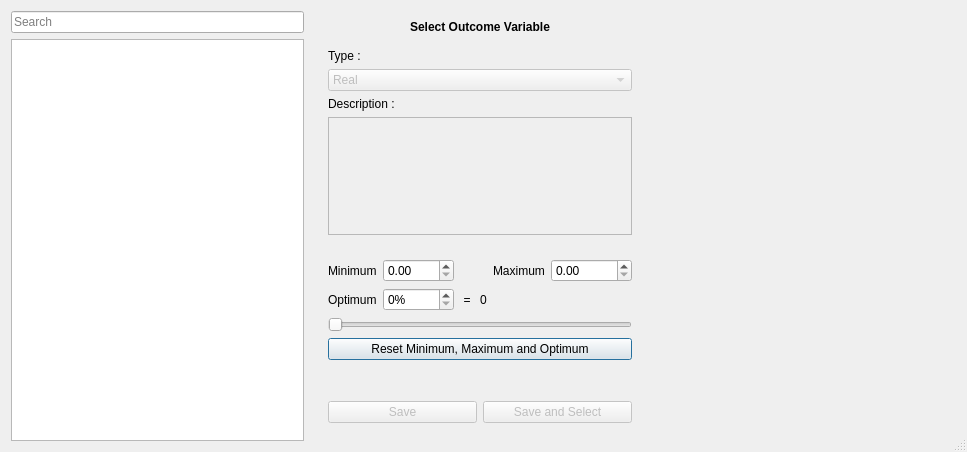
<?xml version="1.0" encoding="UTF-8"?>
<ui version="4.0">
 <class>SelectOutcomeDialog</class>
 <widget class="QDialog" name="SelectOutcomeDialog">
  <property name="windowModality">
   <enum>Qt::ApplicationModal</enum>
  </property>
  <property name="geometry">
   <rect>
    <x>0</x>
    <y>0</y>
    <width>967</width>
    <height>452</height>
   </rect>
  </property>
  <property name="windowTitle">
   <string>Select Outcome Variable</string>
  </property>
  <property name="locale">
   <locale language="English" country="UnitedStates"/>
  </property>
  <property name="sizeGripEnabled">
   <bool>true</bool>
  </property>
  <property name="modal">
   <bool>true</bool>
  </property>
  <layout class="QHBoxLayout" name="horizontalLayout" stretch="3,1,3">
   <item>
    <widget class="QFrame" name="frame_3">
     <property name="frameShape">
      <enum>QFrame::NoFrame</enum>
     </property>
     <property name="frameShadow">
      <enum>QFrame::Raised</enum>
     </property>
     <layout class="QVBoxLayout" name="verticalLayout_2">
      <property name="margin">
       <number>0</number>
      </property>
      <item>
       <widget class="QLineEdit" name="search_box">
        <property name="placeholderText">
         <string>Search</string>
        </property>
       </widget>
      </item>
      <item>
       <widget class="QTableView" name="tableView">
        <property name="minimumSize">
         <size>
          <width>100</width>
          <height>0</height>
         </size>
        </property>
        <property name="contextMenuPolicy">
         <enum>Qt::CustomContextMenu</enum>
        </property>
        <attribute name="horizontalHeaderStretchLastSection">
         <bool>true</bool>
        </attribute>
       </widget>
      </item>
     </layout>
    </widget>
   </item>
   <item>
    <widget class="QFrame" name="frame">
     <property name="minimumSize">
      <size>
       <width>340</width>
       <height>0</height>
      </size>
     </property>
     <property name="frameShape">
      <enum>QFrame::NoFrame</enum>
     </property>
     <property name="frameShadow">
      <enum>QFrame::Raised</enum>
     </property>
     <layout class="QVBoxLayout" name="verticalLayout">
      <item>
       <widget class="QLabel" name="var_name">
        <property name="maximumSize">
         <size>
          <width>16777215</width>
          <height>23</height>
         </size>
        </property>
        <property name="font">
         <font>
          <weight>75</weight>
          <bold>true</bold>
         </font>
        </property>
        <property name="text">
         <string>Select Outcome Variable</string>
        </property>
        <property name="alignment">
         <set>Qt::AlignHCenter|Qt::AlignTop</set>
        </property>
        <property name="textInteractionFlags">
         <set>Qt::LinksAccessibleByMouse|Qt::TextSelectableByMouse</set>
        </property>
       </widget>
      </item>
      <item>
       <widget class="QFrame" name="frame_2">
        <property name="frameShape">
         <enum>QFrame::NoFrame</enum>
        </property>
        <property name="frameShadow">
         <enum>QFrame::Raised</enum>
        </property>
        <layout class="QVBoxLayout" name="verticalLayout_3">
         <item>
          <widget class="QLabel" name="label_2">
           <property name="text">
            <string>Type :</string>
           </property>
           <property name="buddy">
            <cstring>var_type_combo</cstring>
           </property>
          </widget>
         </item>
         <item>
          <widget class="QComboBox" name="var_type_combo">
           <property name="enabled">
            <bool>false</bool>
           </property>
           <item>
            <property name="text">
             <string>Real</string>
            </property>
           </item>
           <item>
            <property name="text">
             <string>Nominal</string>
            </property>
           </item>
          </widget>
         </item>
         <item>
          <widget class="QLabel" name="label">
           <property name="text">
            <string>Description :</string>
           </property>
           <property name="buddy">
            <cstring>var_description</cstring>
           </property>
          </widget>
         </item>
         <item>
          <widget class="QPlainTextEdit" name="var_description">
           <property name="enabled">
            <bool>false</bool>
           </property>
           <property name="horizontalScrollBarPolicy">
            <enum>Qt::ScrollBarAlwaysOff</enum>
           </property>
          </widget>
         </item>
        </layout>
       </widget>
      </item>
      <item>
       <widget class="QStackedWidget" name="details_frame">
        <property name="currentIndex">
         <number>1</number>
        </property>
        <widget class="QWidget" name="nominal_page">
         <layout class="QHBoxLayout" name="horizontalLayout_3">
          <item>
           <widget class="QTableView" name="labels_names_table">
            <attribute name="horizontalHeaderStretchLastSection">
             <bool>true</bool>
            </attribute>
            <attribute name="verticalHeaderStretchLastSection">
             <bool>false</bool>
            </attribute>
           </widget>
          </item>
         </layout>
        </widget>
        <widget class="QWidget" name="real_page">
         <layout class="QGridLayout" name="gridLayout_3">
          <item row="0" column="5">
           <widget class="QDoubleSpinBox" name="maximum_val">
            <property name="maximum">
             <double>9999999.000000000000000</double>
            </property>
           </widget>
          </item>
          <item row="1" column="0">
           <widget class="QLabel" name="label_6">
            <property name="toolTip">
             <string>Select the optimal value for this value, the value that would be considered &quot;good&quot;</string>
            </property>
            <property name="text">
             <string>Optimum</string>
            </property>
           </widget>
          </item>
          <item row="1" column="3">
           <widget class="QLabel" name="optimum_real_value">
            <property name="text">
             <string>0</string>
            </property>
           </widget>
          </item>
          <item row="0" column="4">
           <widget class="QLabel" name="label_5">
            <property name="toolTip">
             <string>Select the expected maximum value for this variable</string>
            </property>
            <property name="text">
             <string>Maximum</string>
            </property>
            <property name="buddy">
             <cstring>maximum_val</cstring>
            </property>
           </widget>
          </item>
          <item row="0" column="3">
           <spacer name="horizontalSpacer">
            <property name="orientation">
             <enum>Qt::Horizontal</enum>
            </property>
            <property name="sizeHint" stdset="0">
             <size>
              <width>40</width>
              <height>20</height>
             </size>
            </property>
           </spacer>
          </item>
          <item row="0" column="1">
           <widget class="QDoubleSpinBox" name="minimum_val">
            <property name="maximum">
             <double>9999.000000000000000</double>
            </property>
           </widget>
          </item>
          <item row="2" column="0" colspan="6">
           <widget class="QSlider" name="horizontalSlider">
            <property name="locale">
             <locale language="English" country="UnitedStates"/>
            </property>
            <property name="maximum">
             <number>100</number>
            </property>
            <property name="pageStep">
             <number>10</number>
            </property>
            <property name="orientation">
             <enum>Qt::Horizontal</enum>
            </property>
            <property name="tickPosition">
             <enum>QSlider::NoTicks</enum>
            </property>
           </widget>
          </item>
          <item row="1" column="1">
           <widget class="QSpinBox" name="optimum_val">
            <property name="suffix">
             <string>%</string>
            </property>
            <property name="maximum">
             <number>100</number>
            </property>
           </widget>
          </item>
          <item row="4" column="0">
           <spacer name="verticalSpacer_2">
            <property name="orientation">
             <enum>Qt::Vertical</enum>
            </property>
            <property name="sizeHint" stdset="0">
             <size>
              <width>20</width>
              <height>91</height>
             </size>
            </property>
           </spacer>
          </item>
          <item row="0" column="0">
           <widget class="QLabel" name="label_4">
            <property name="toolTip">
             <string>Select the expected minimum value for this variable</string>
            </property>
            <property name="text">
             <string>Minimum</string>
            </property>
            <property name="buddy">
             <cstring>minimum_val</cstring>
            </property>
           </widget>
          </item>
          <item row="1" column="2">
           <widget class="QLabel" name="label_7">
            <property name="text">
             <string> = </string>
            </property>
            <property name="alignment">
             <set>Qt::AlignRight|Qt::AlignTrailing|Qt::AlignVCenter</set>
            </property>
           </widget>
          </item>
          <item row="3" column="0" colspan="6">
           <widget class="QPushButton" name="reset_real_meta">
            <property name="text">
             <string>Reset Minimum, Maximum and Optimum</string>
            </property>
           </widget>
          </item>
         </layout>
        </widget>
       </widget>
      </item>
      <item>
       <widget class="QFrame" name="frame_4">
        <property name="frameShape">
         <enum>QFrame::NoFrame</enum>
        </property>
        <property name="frameShadow">
         <enum>QFrame::Raised</enum>
        </property>
        <layout class="QHBoxLayout" name="horizontalLayout_2">
         <item>
          <widget class="QPushButton" name="save_button">
           <property name="enabled">
            <bool>false</bool>
           </property>
           <property name="text">
            <string>Save</string>
           </property>
          </widget>
         </item>
         <item>
          <widget class="QPushButton" name="select_button">
           <property name="enabled">
            <bool>false</bool>
           </property>
           <property name="text">
            <string>Save and Select</string>
           </property>
          </widget>
         </item>
        </layout>
       </widget>
      </item>
     </layout>
    </widget>
   </item>
   <item>
    <widget class="QFrame" name="plot_frame">
     <property name="minimumSize">
      <size>
       <width>300</width>
       <height>0</height>
      </size>
     </property>
     <property name="frameShape">
      <enum>QFrame::NoFrame</enum>
     </property>
     <property name="frameShadow">
      <enum>QFrame::Raised</enum>
     </property>
    </widget>
   </item>
  </layout>
 </widget>
 <resources/>
 <connections/>
</ui>
